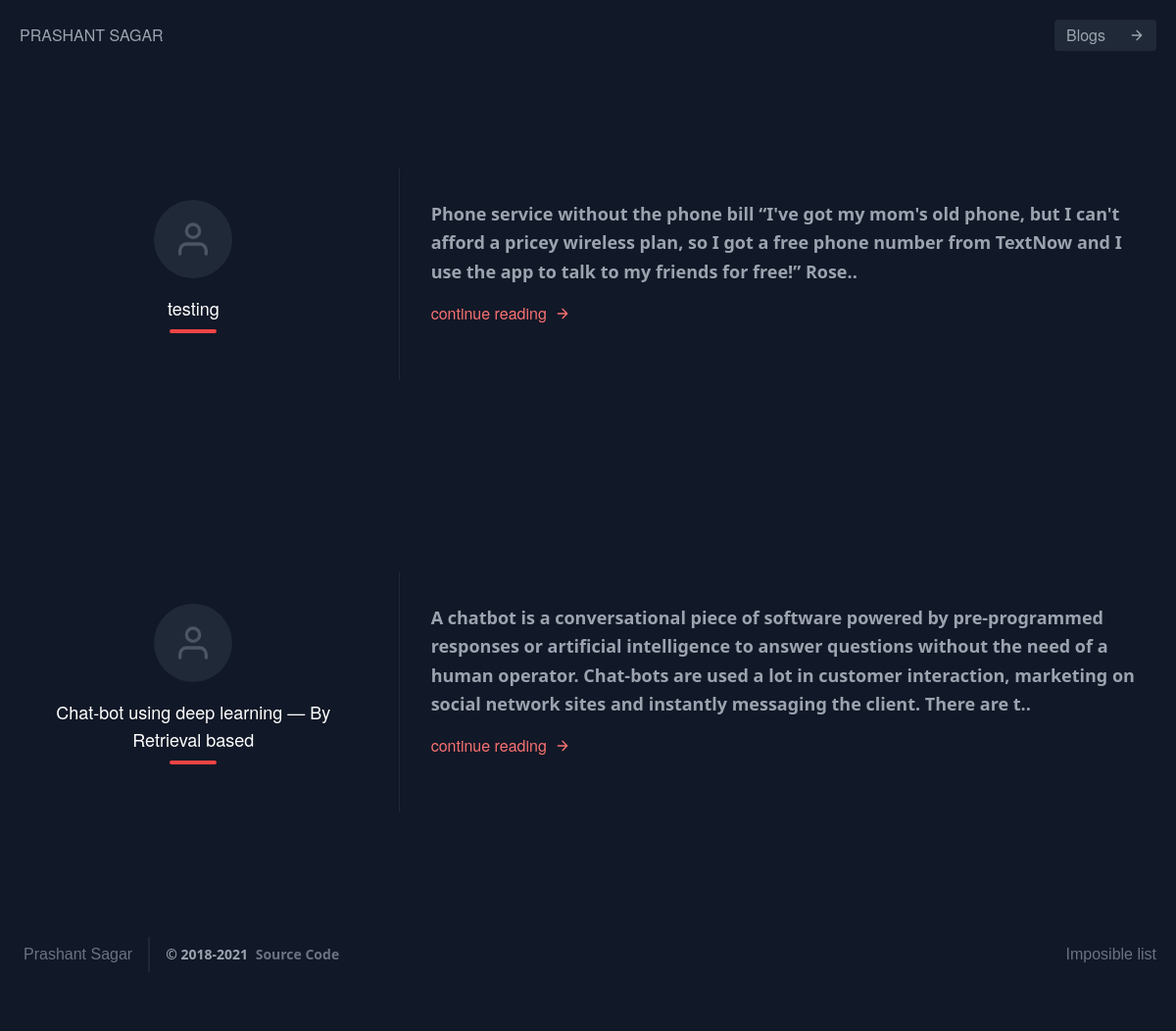
The page /blog/ on the database as committed earlier.
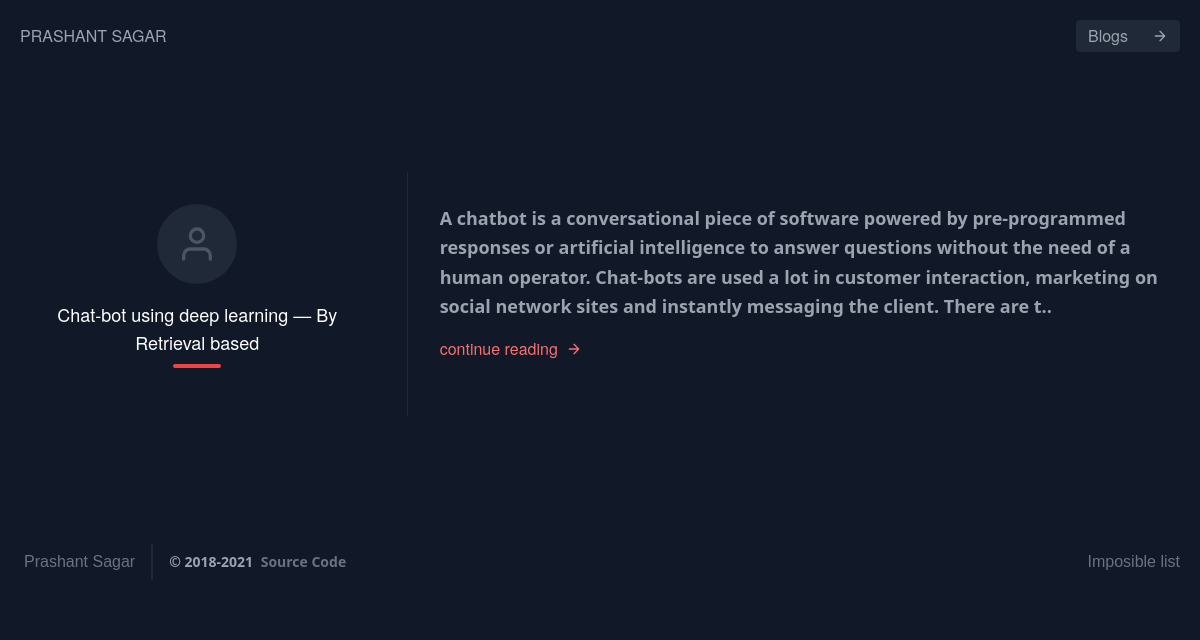
The same page on the database as committed later.
### home/models.py (models this page shows, shortened)
class Blog(models.Model):
    blog_id = models.AutoField(primary_key=True)
    title = models.CharField(max_length=300)
    content = models.TextField(default=" ")
    short_desc = models.CharField(max_length=300,default="")
    timestamp = models.DateField(default=timezone.now)
    link = models.URLField(("Link"), max_length=1000,
        unique=False,
        blank=True)

### home/views.py (the view)
# urls.py: path('blog/', PostListView.as_view(), name ="blog"),
class PostListView(ListView):
    model = Blog
    template_name = "home/blog.html"
    context_object_name = 'blogs'
    ordering =['-timestamp']

### home/templates/home/blog.html
{% extends 'home/index.html' %} {% block title %} Blog {% endblock title %} {% block contactactive %} active {% endblock contactactive %}
{% block body %}
<section class="text-gray-400 bg-gray-900 body-font">
  {% for blog in blogs %}
  <div class="container px-5 py-24 mx-auto flex flex-col">
      <div class="flex flex-col sm:flex-row mt-1">
        <div class="sm:w-1/3 text-center sm:pr-8 sm:py-8">
          <div class="w-20 h-20 rounded-full inline-flex items-center justify-center bg-gray-800 text-gray-600">
            <svg fill="none" stroke="currentColor" stroke-linecap="round" stroke-linejoin="round" stroke-width="2" class="w-10 h-10" viewBox="0 0 24 24">
              <path d="M20 21v-2a4 4 0 00-4-4H8a4 4 0 00-4 4v2"></path>
              <circle cx="12" cy="7" r="4"></circle>
            </svg>
          </div>
          <div class="flex flex-col items-center text-center justify-center">
            <h2 class="font-medium title-font mt-4 text-white text-lg">{{blog.title}}</h2>
            <div class="w-12 h-1 bg-red-500 rounded mt-2 mb-4"></div>
          </div>
        </div>
        <div class="sm:w-2/3 sm:pl-8 sm:py-8 sm:border-l border-gray-800 sm:border-t-0 border-t mt-4 pt-4 sm:mt-0 text-center sm:text-left">
          <p class="leading-relaxed text-lg mb-4">{{blog.short_desc |slice:550 }}..</p>
          <a href="{% url 'prashant:post_detail' blog.pk %}" class="text-red-400 inline-flex items-center">continue reading
            <svg fill="none" stroke="currentColor" stroke-linecap="round" stroke-linejoin="round" stroke-width="2" class="w-4 h-4 ml-2" viewBox="0 0 24 24">
              <path d="M5 12h14M12 5l7 7-7 7"></path>
            </svg>
          </a>
        </div>
      </div>
    </div>
  </div> {% endfor %}
</section>
{% endblock body %}

Rows that differ between the two databases and show on the page:
removed Blog: title "testing", short_desc "Phone service without the phone bill “I've got my mom's old phone, but I can't afford a pricey wireless plan, so I got a free phone number from TextNow and I use the app to talk to my friends for free!” Rose"
